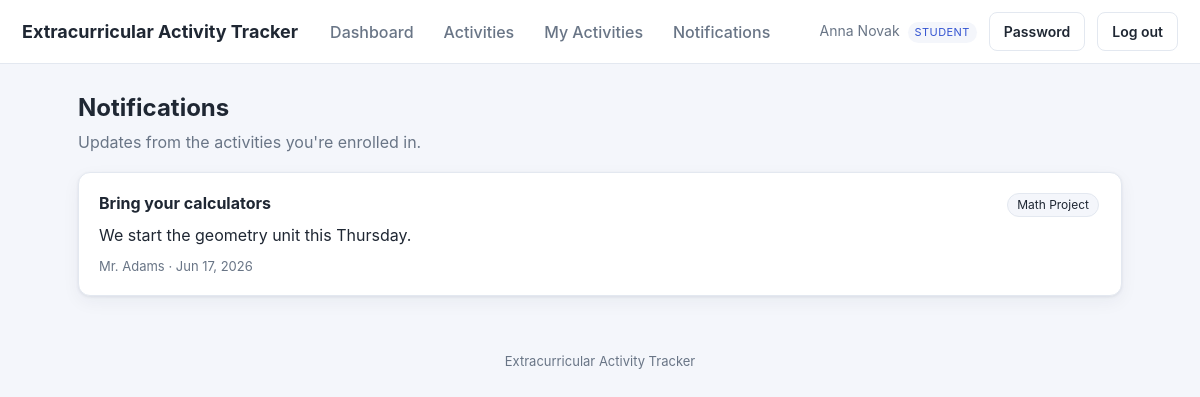
The page /notifications.php (signed in) on the database its author committed.
### tables this page shows
CREATE TABLE users (
  id          INT AUTO_INCREMENT PRIMARY KEY,
  name        VARCHAR(120) NOT NULL,
  email       VARCHAR(190) NOT NULL UNIQUE,
  password    VARCHAR(255) NOT NULL,
  role        ENUM('admin','teacher','student') NOT NULL,
  grade_class VARCHAR(40) DEFAULT NULL,         
  active      TINYINT(1) NOT NULL DEFAULT 1,
  must_change_password TINYINT(1) NOT NULL DEFAULT 0,
  created_at  DATETIME NOT NULL DEFAULT CURRENT_TIMESTAMP
);

CREATE TABLE notifications (
  id          INT AUTO_INCREMENT PRIMARY KEY,
  activity_id INT NOT NULL,
  title       VARCHAR(160) NOT NULL,
  message     TEXT NOT NULL,
  created_by  INT DEFAULT NULL,
  created_at  DATETIME NOT NULL DEFAULT CURRENT_TIMESTAMP,
  CONSTRAINT fk_not_activity FOREIGN KEY (activity_id) REFERENCES activities(id) ON DELETE CASCADE,
  CONSTRAINT fk_not_creator  FOREIGN KEY (created_by)  REFERENCES users(id)      ON DELETE SET NULL
);

CREATE TABLE activities (
  id            INT AUTO_INCREMENT PRIMARY KEY,
  name          VARCHAR(150) NOT NULL,
  description   TEXT,
  location      VARCHAR(150) DEFAULT NULL,
  schedule_text VARCHAR(150) DEFAULT NULL,      
  max_students  INT NOT NULL DEFAULT 20,
  status        ENUM('open','closed','archived') NOT NULL DEFAULT 'open',
  created_by    INT DEFAULT NULL,
  created_at    DATETIME NOT NULL DEFAULT CURRENT_TIMESTAMP,
  CONSTRAINT fk_act_creator FOREIGN KEY (created_by) REFERENCES users(id) ON DELETE SET NULL
);

### includes/functions.php (called while the page is built, shortened)
<?php
function e(?string $s): string {
    return htmlspecialchars($s ?? '', ENT_QUOTES, 'UTF-8');
}

### includes/db.php (called while the page is built, shortened)
<?php
function db(): PDO {
    static $pdo = null;
    if ($pdo === null) {
        $dsn = 'mysql:host=' . DB_HOST . ';dbname=' . DB_NAME . ';charset=utf8mb4';
        try {
            $pdo = new PDO($dsn, DB_USER, DB_PASS, [
                PDO::ATTR_ERRMODE            => PDO::ERRMODE_EXCEPTION,
                PDO::ATTR_DEFAULT_FETCH_MODE => PDO::FETCH_ASSOC,
                PDO::ATTR_EMULATE_PREPARES   => false,
            ]);
        } catch (PDOException $e) {
            http_response_code(500);
            die('Database connection failed. Check config.php. '
                . (DEBUG ? '(' . htmlspecialchars($e->getMessage()) . ')' : ''));
        }
    }
    return $pdo;
}

### includes/auth.php (called while the page is built, shortened)
<?php
require_once __DIR__ . '/db.php';
require_once __DIR__ . '/functions.php';
function current_user(): ?array {
    static $u = null;
    if ($u === null) {
        $st = db()->prepare('SELECT * FROM users WHERE id=? AND active=1');
        $st->execute([$_SESSION['uid']]);
        $u = $st->fetch() ?: null;
    }
    return $u;
}
function require_login(): array {
    $u = current_user();
    return $u;
}
function require_role(string ...$roles): array {
    $u = require_login();
    return $u;
}
function is_student(array $u): bool { return $u['role'] === 'student'; }

### notifications.php (the view, shortened to what this page needs)
<?php
require_once __DIR__ . '/includes/auth.php';
$u = require_role('student');
$st = db()->prepare("SELECT n.*, a.name AS activity_name, au.name AS author
        FROM notifications n
        JOIN activities a ON a.id=n.activity_id
        LEFT JOIN users au ON au.id=n.created_by
        WHERE n.activity_id IN (
            SELECT activity_id FROM applications WHERE student_id=? AND status='approved'
        )
        ORDER BY n.created_at DESC");
$st->execute([$u['id']]);
$rows = $st->fetchAll();
include __DIR__ . '/includes/header.php';
?>
<h1>Notifications</h1>
<p class="sub">Updates from the activities you're enrolled in.</p>
<?php if (!$rows): ?>
  <div class="card muted">No notifications yet.</div>
<?php else: foreach ($rows as $n): ?>
  <div class="card">
    <div style="display:flex;justify-content:space-between;gap:10px;flex-wrap:wrap">
      <strong><?= e($n['title']) ?></strong>
      <span class="pill"><?= e($n['activity_name']) ?></span>
    </div>
    <div style="margin:6px 0"><?= nl2br(e($n['message'])) ?></div>
    <span class="muted" style="font-size:13px"><?= e($n['author'] ?: 'Staff') ?> · <?= e(date('M j, Y', strtotime($n['created_at']))) ?></span>
  </div>
<?php endforeach; endif; ?>
<?php include __DIR__ . '/includes/footer.php'; ?>

### includes/header.php (shortened to what this page needs)
<?php
$u = $u ?? current_user();
?><!DOCTYPE html>
<html lang="en">
<head>
<link rel="stylesheet" href="assets/style.css">
</head>
<body>
<header class="topbar">
  <a class="brand" href="dashboard.php"><?= e(APP_NAME) ?></a>
  <?php if ($u): ?>
  <nav class="mainnav">
    <a href="dashboard.php">Dashboard</a>
    <a href="activities.php">Activities</a>
    <?php if (is_student($u)): ?>
      <a href="my_activities.php">My Activities</a>
      <a href="notifications.php">Notifications</a>
    <?php endif; ?>
  </nav>
  <div class="userbox">
    <span class="uname"><?= e($u['name']) ?> <span class="role"><?= e($u['role']) ?></span></span>
    <a class="btn btn-ghost" href="change_password.php">Password</a>
    <a class="btn btn-ghost" href="logout.php">Log out</a>
  </div>
  <?php endif; ?>
</header>
<main class="container">

### assets/style.css (style rules this page uses)
:root { --bg:#f4f6fb; --card:#fff; --ink:#1f2733; --muted:#697586; --line:#e3e8f0; --brand:#3454d1; --brand-d:#2740a8; --ok:#1c8a4e; --warn:#b7791f; --bad:#c23b3b; --radius:12px; --shadow:0 1px 3px rgba(20,30,60,.08),0 6px 18px rgba(20,30,60,.05); }
* { box-sizing:border-box }
body { margin:0;font-family:-apple-system,Segoe UI,Roboto,Helvetica,Arial,sans-serif; background:var(--bg);color:var(--ink);line-height:1.5 }
a { color:var(--brand);text-decoration:none }
.topbar { display:flex;align-items:center;gap:20px;background:var(--card); padding:12px 22px;border-bottom:1px solid var(--line);flex-wrap:wrap }
.brand { font-weight:700;font-size:18px;color:var(--ink) }
.mainnav { display:flex;gap:6px;flex:1;flex-wrap:wrap }
.mainnav a { padding:7px 12px;border-radius:8px;color:var(--muted);font-weight:500 }
.userbox { display:flex;align-items:center;gap:12px }
.uname { font-size:14px;color:var(--muted) }
.role { display:inline-block;font-size:11px;text-transform:uppercase;letter-spacing:.04em; background:var(--bg);color:var(--brand);padding:2px 7px;border-radius:20px;margin-left:4px }
.container { max-width:1080px;margin:26px auto;padding:0 18px }
h1 { font-size:24px;margin:0 0 4px }
.sub { color:var(--muted);margin:0 0 18px }
.card { background:var(--card);border:1px solid var(--line);border-radius:var(--radius); padding:18px 20px;box-shadow:var(--shadow);margin-bottom:16px }
.btn { display:inline-block;border:1px solid transparent;background:var(--brand);color:#fff; padding:8px 14px;border-radius:8px;font-size:14px;cursor:pointer;font-weight:600 }
.btn-ghost { background:transparent;border-color:var(--line);color:var(--ink) }
.muted { color:var(--muted) }
.pill { display:inline-block;background:var(--bg);border:1px solid var(--line); padding:2px 9px;border-radius:20px;font-size:12px;margin:2px 2px 0 0 }

### rows shown on the page
users: name "Anna Novak", role "STUDENT"
notifications: title "Bring your calculators", activity.name "Math Project", message "We start the geometry unit this Thursday.", created_by.name "Mr. Adams", created_at "Jun 17, 2026"

### other values the page prints
APP_NAME "Extracurricular Activity Tracker"
